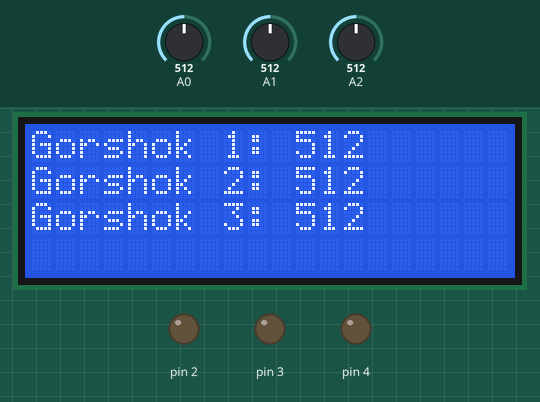
Bench run of a sketch on a simulated Arduino Uno, built with avr-gcc and run on an emulated ATmega328P. Shown: 20×4 character LCD, output pins drawn as LEDs (lit = HIGH). The inputs (shaded band) are chosen by the test bench; at power-on: A0 = 512, A1 = 512, A2 = 512. What the sketch prints to the serial monitor is not drawn.

Above: at 1.2 s.
1.3 s: A0 set to 255
At 3.3 s:
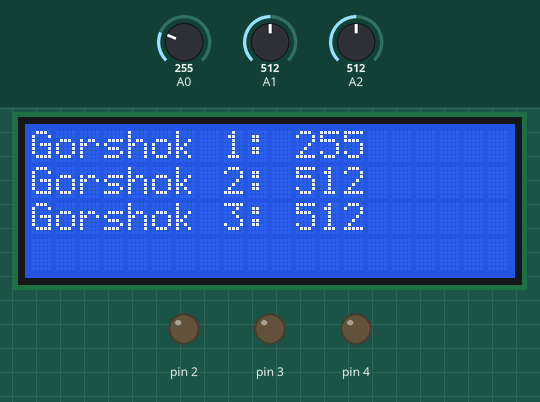
3.6 s: A0 set to 233
At 4.7 s:
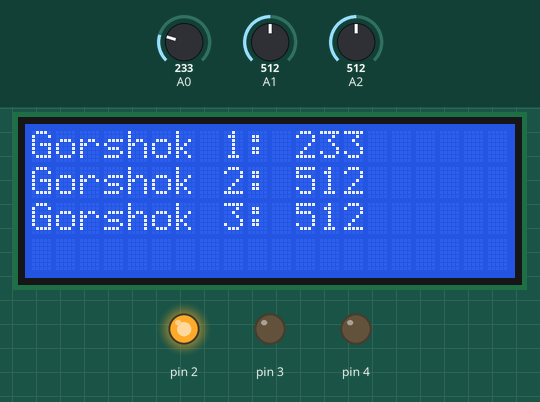
5.7 s: A1 set to 250
At 6.9 s:
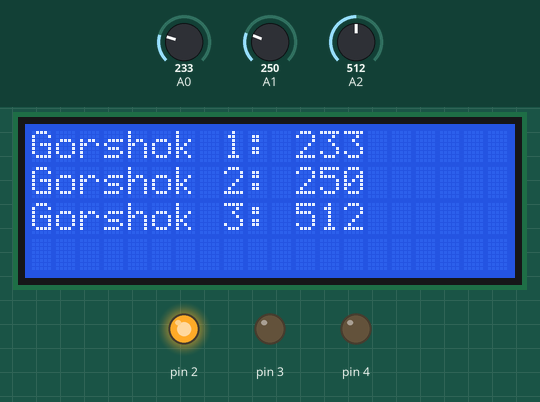
7.8 s: A1 set to 229
At 9.2 s:
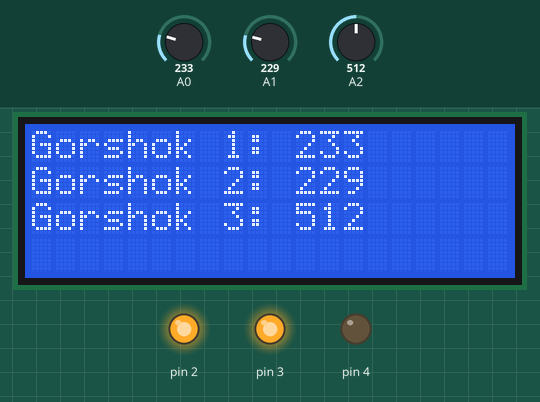
9.9 s: A2 set to 256
At 11.5 s:
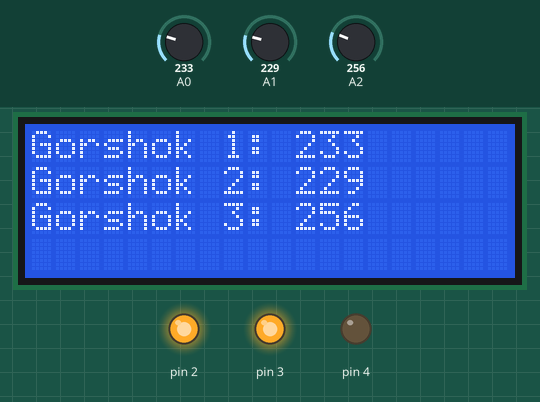
12.0 s: A2 set to 227
At 13.7 s:
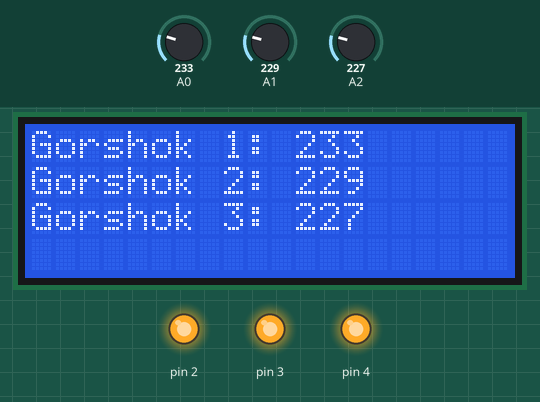
Timing chart, 0 to 15.1 s (numbered marks = the images above; inputs shaded):
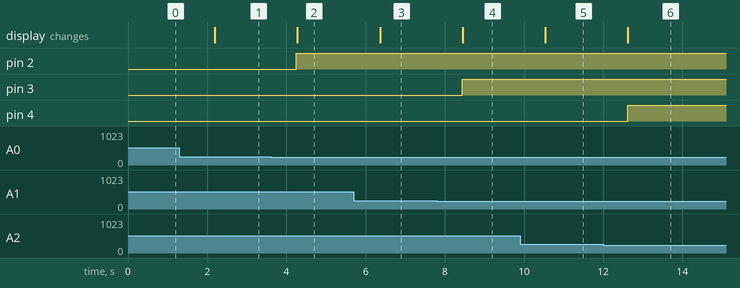

Measured:
- the behaviour switches between 241 and 240 on A0 (found by bisection; images 1 and 2)
- the behaviour switches between 241 and 240 on A1 (found by bisection; images 3 and 4)
- the behaviour switches between 241 and 240 on A2 (found by bisection; images 5 and 6)
- after the input at 1.3 s, the display: changes after 0.89 s (image 1)
- after the input at 3.6 s, pin 2: LOW → HIGH after 0.65 s; the display: changes after 0.68 s (image 2)
- after the input at 5.7 s, the display: changes after 0.66 s (image 3)
- after the input at 7.8 s, pin 3: LOW → HIGH after 0.64 s; the display: changes after 0.65 s (image 4)
- after the input at 9.9 s, the display: changes after 0.64 s (image 5)
- after the input at 12.0 s, pin 4: LOW → HIGH after 0.62 s; the display: changes after 0.62 s (image 6)

The sketch:

watering.ino
```cpp
#include <Lcd.h>
#include <Logger.h>
#include <Pump.h>

LiquidCrystal_I2C lcd(0x27, 20, 4);
Lcd display(lcd);
Logger logger;
Pump pump(display, logger);

void setup() {
    pump.init();
}

void loop() {
    pump.toWater(1000);
}
```
